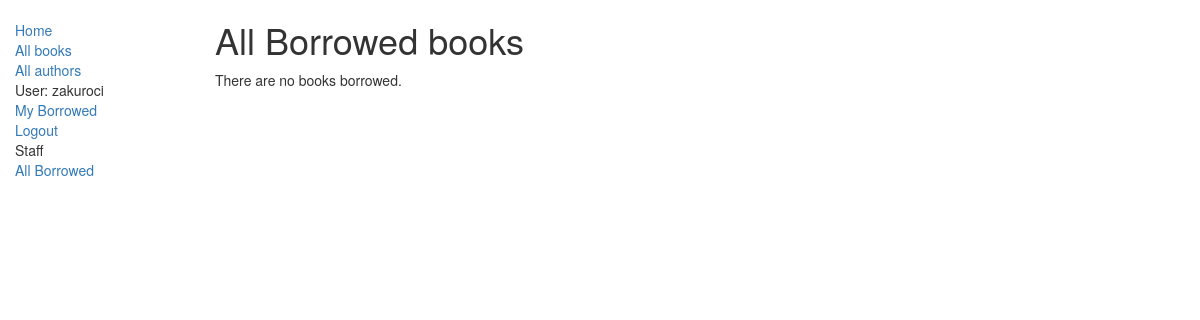
/catalog/allbooks/ (signed in), run on an earlier commit of the app's database.
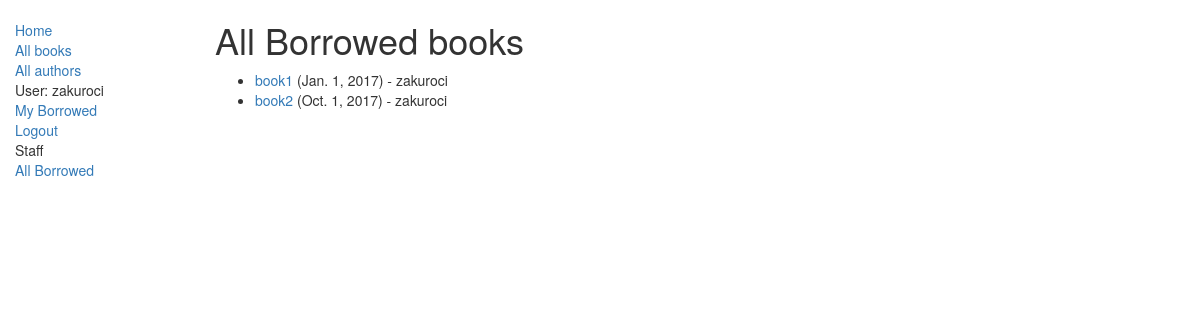
And on a later commit of the database.
### catalog/models.py (models this page shows, shortened)
class BookInstance(models.Model):
    id = models.UUIDField(primary_key=True, default=uuid.uuid4, help_text="Unique ID for this particular book across whole library")
    book = models.ForeignKey('Book', on_delete=models.SET_NULL, null=True)
    imprint = models.CharField(max_length=200)
    due_back = models.DateField(null=True, blank=True)
    borrower = models.ForeignKey(User, on_delete=models.SET_NULL, null=True, blank=True)
    LOAN_STATUS = (
        ('m', 'Maintenance'),
        ('o', 'On loan'),
        ('a', 'Available'),
        ('r', 'Reserved'),
    )
    status = models.CharField(max_length=1, choices=LOAN_STATUS, blank=True, default='m', help_text='Book availability')
    class Meta:
        ordering = ["due_back"]
        permissions = (("can_mark_returned", "Set book as returned"),)

class Book(models.Model):
    title = models.CharField(max_length=200)
    author = models.ForeignKey('Author', on_delete=models.SET_NULL, null=True)
    summary = models.TextField(max_length=1000, help_text="Enter a brief description of the book")
    isbn = models.CharField('ISBN',max_length=13, help_text='13 Character <a href="https://www.isbn-international.org/content/what-isbn">ISBN number</a>')
    genre = models.ManyToManyField(Genre, help_text="Select a genre for this book")
    def display_genre(self):
        """
        Creates a string for the Genre. This is required to display genre in Admin.
        """
        return ', '.join([ genre.name for genre in self.genre.all()[:3] ])
    display_genre.short_description = 'Genre'

### catalog/views.py (the view)
class LoanedBooksListView(LoginRequiredMixin,generic.ListView):
    model = BookInstance
    template_name ='catalog/bookinstance_list_borrowed.html'
    paginate_by = 10
    def get_queryset(self):
        return BookInstance.objects.filter(status__exact='o').order_by('due_back')

### catalog/templates/catalog/bookinstance_list_borrowed.html
{% extends "base_generic.html" %}
{% block content %}
    <h1>All Borrowed books</h1>
    {% if bookinstance_list %}
    <ul>
      {% for bookinst in bookinstance_list %}
      <li class="{% if bookinst.is_overdue %}text-danger{% endif %}">
        <a href="{% url 'book-detail' bookinst.book.pk %}">{{bookinst.book.title}}</a> ({{ bookinst.due_back }}) - {{ bookinst.borrower }}
      </li>
      {% endfor %}
    </ul>
    {% else %}
      <p>There are no books borrowed.</p>
    {% endif %}
{% endblock %}

What changed in the data, as far as the page shows it:
now on this page (row edited): BookInstance: book "book1", due_back "Jan. 1, 2017", borrower "zakuroci"
now on this page (row edited): BookInstance: book "book2", due_back "Oct. 1, 2017", borrower "zakuroci"
Also different on the page:
text no longer shown: "There are no books borrowed."
